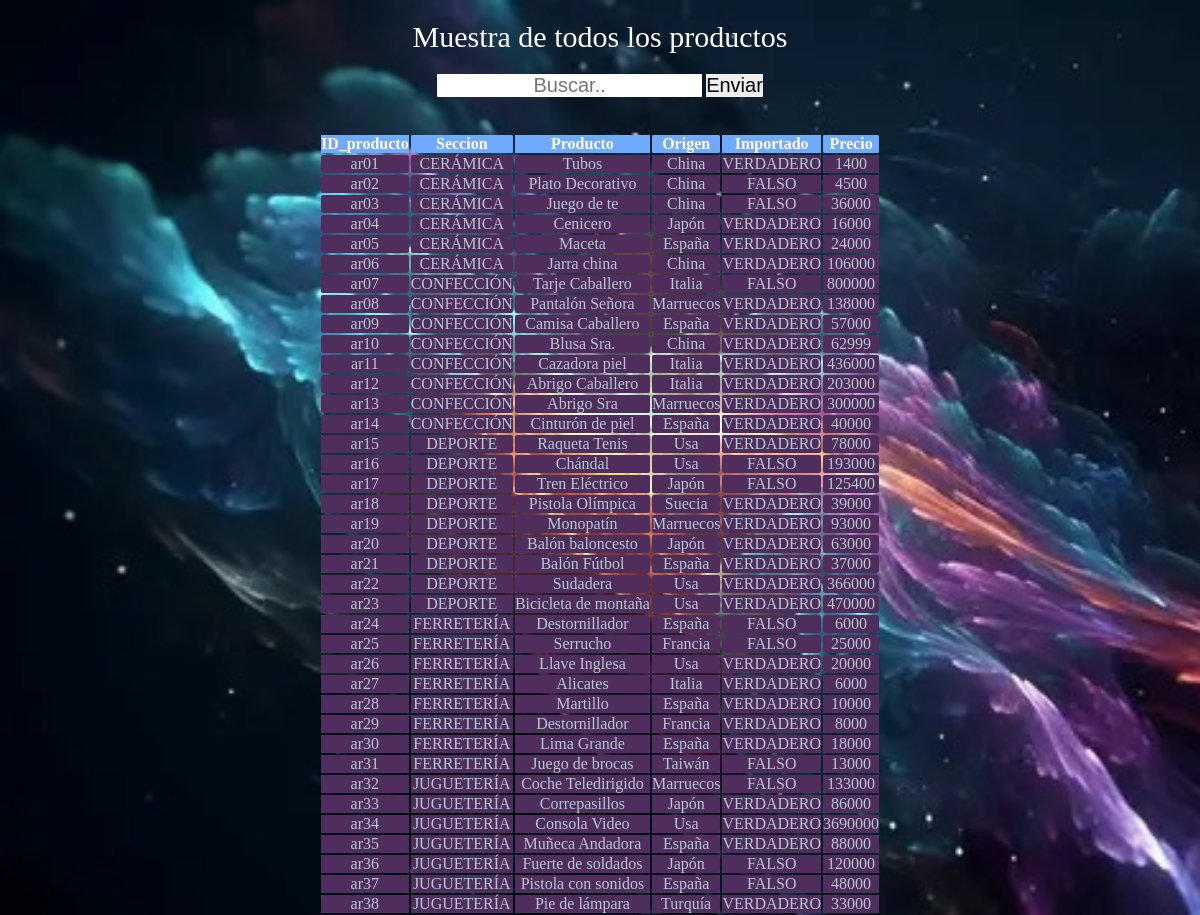
The page /parte1/paginas/mostrarUsu.php on the database its author committed.
### tables this page shows
CREATE TABLE `productos` (
  `id_producto` char(10) NOT NULL,
  `seccion` varchar(30) NOT NULL,
  `producto` varchar(30) NOT NULL,
  `origen` varchar(30) NOT NULL,
  `importado` varchar(20) NOT NULL,
  `precio` int(10) NOT NULL
);

### parte1/paginas/mostrarUsu.php (the view, shortened to what this page needs)
<!DOCTYPE html>
<html lang="en">
<head>
    <link rel="stylesheet" href="../estiloss/estilos.css?ver=1.1">
</head>
<body>
          <section>Muestra de todos los productos</section>
         <div class="main-contet">
                    <form class="form-search" method="get" action="busquedaPro.php">
                        <input type="text" name= "Buscar" placeholder="Buscar..">
                        <button type="submit">Enviar</button>
                    </form>
                    <br>
                    <br>
            </div>
            <?php
            require("conexionBD.php");
            $resultado = mysqli_query($conexion, "SELECT * FROM productos ");
            echo "<table> ";
                echo "<tr><th>ID_producto</th>";
                echo "<th>Seccion</th>";
                echo "<th>Producto</th>";
                echo "<th>Origen</th>";
                echo "<th>Importado</th>";
                echo "<th>Precio</th></tr>";
            while ($fila = mysqli_fetch_array($resultado, MYSQLI_ASSOC)) {
                echo "<tr>";
                echo "<td>".$fila['id_producto']."</td>";
                echo "<td>".$fila['seccion']."</td>";
                echo "<td>".$fila['producto']."</td>";
                echo "<td>".$fila['origen']."</td>";
                echo "<td>".$fila['importado']."</td>";
                echo "<td>".$fila['precio']."</td>";
                echo "</tr>";
            }
            echo "</table>";
?>
</body>
</html>

### parte1/estiloss/estilos.css (style rules this page uses)
* { padding: 0; margin: 0; border: 0; box-sizing: border-box; text-align: center; }
body { background-image: url(../imagenes/fondooo.jpg); background-repeat: no-repeat; background-size: cover; background-attachment: fixed; }
section { width: 90%; padding: 20px; color: white; margin: auto; font-family:cursive; text-align: center; font-size: 30px; }
table { margin: auto; }
table th:nth-child(even) { background-color:#6FAAFF; color: white ; }
table tr,th:nth-child(even) { background-color:#6FAAFF; border-radius: 2px; color: white ; }
table td,tr,th:nth-child(even) { background-color: rgb(79, 45, 92); font-family:cursive; border-radius: 2px; color:#B6C8D0; }
.form-search input { font-size: 20px; }
.form-search button { font-size: 20px; }

### rows shown on the page
productos: id_producto "ar01", seccion "CERÁMICA", producto "Tubos", origen "China", importado "VERDADERO", precio "1400"
productos: id_producto "ar02", seccion "CERÁMICA", producto "Plato Decorativo", origen "China", importado "FALSO", precio "4500"
productos: id_producto "ar03", seccion "CERÁMICA", producto "Juego de te", origen "China", importado "FALSO", precio "36000"
productos: id_producto "ar04", seccion "CERÁMICA", producto "Cenicero", origen "Japón", importado "VERDADERO", precio "16000"
productos: id_producto "ar05", seccion "CERÁMICA", producto "Maceta", origen "España", importado "VERDADERO", precio "24000"
productos: id_producto "ar06", seccion "CERÁMICA", producto "Jarra china", origen "China", importado "VERDADERO", precio "106000"
productos: id_producto "ar07", seccion "CONFECCIÓN", producto "Tarje Caballero", origen "Italia", importado "FALSO", precio "800000"
productos: id_producto "ar08", seccion "CONFECCIÓN", producto "Pantalón Señora", origen "Marruecos", importado "VERDADERO", precio "138000"
productos: id_producto "ar09", seccion "CONFECCIÓN", producto "Camisa Caballero", origen "España", importado "VERDADERO", precio "57000"
productos: id_producto "ar10", seccion "CONFECCIÓN", producto "Blusa Sra.", origen "China", importado "VERDADERO", precio "62999"
productos: id_producto "ar11", seccion "CONFECCIÓN", producto "Cazadora piel", origen "Italia", importado "VERDADERO", precio "436000"
productos: id_producto "ar12", seccion "CONFECCIÓN", producto "Abrigo Caballero", origen "Italia", importado "VERDADERO", precio "203000"
productos: id_producto "ar13", seccion "CONFECCIÓN", producto "Abrigo Sra", origen "Marruecos", importado "VERDADERO", precio "300000"
productos: id_producto "ar14", seccion "CONFECCIÓN", producto "Cinturón de piel", origen "España", importado "VERDADERO", precio "40000"
productos: id_producto "ar15", seccion "DEPORTE", producto "Raqueta Tenis", origen "Usa", importado "VERDADERO", precio "78000"
productos: id_producto "ar16", seccion "DEPORTE", producto "Chándal", origen "Usa", importado "FALSO", precio "193000"
productos: id_producto "ar17", seccion "DEPORTE", producto "Tren Eléctrico", origen "Japón", importado "FALSO", precio "125400"
productos: id_producto "ar18", seccion "DEPORTE", producto "Pistola Olímpica", origen "Suecia", importado "VERDADERO", precio "39000"
productos: id_producto "ar19", seccion "DEPORTE", producto "Monopatín", origen "Marruecos", importado "VERDADERO", precio "93000"
productos: id_producto "ar20", seccion "DEPORTE", producto "Balón baloncesto", origen "Japón", importado "VERDADERO", precio "63000"
productos: id_producto "ar21", seccion "DEPORTE", producto "Balón Fútbol", origen "España", importado "VERDADERO", precio "37000"
productos: id_producto "ar22", seccion "DEPORTE", producto "Sudadera", origen "Usa", importado "VERDADERO", precio "366000"
productos: id_producto "ar23", seccion "DEPORTE", producto "Bicicleta de montaña", origen "Usa", importado "VERDADERO", precio "470000"
productos: id_producto "ar24", seccion "FERRETERÍA", producto "Destornillador", origen "España", importado "FALSO", precio "6000"
productos: id_producto "ar25", seccion "FERRETERÍA", producto "Serrucho", origen "Francia", importado "FALSO", precio "25000"
productos: id_producto "ar26", seccion "FERRETERÍA", producto "Llave Inglesa", origen "Usa", importado "VERDADERO", precio "20000"
productos: id_producto "ar27", seccion "FERRETERÍA", producto "Alicates", origen "Italia", importado "VERDADERO", precio "6000"
productos: id_producto "ar28", seccion "FERRETERÍA", producto "Martillo", origen "España", importado "VERDADERO", precio "10000"
productos: id_producto "ar29", seccion "FERRETERÍA", producto "Destornillador", origen "Francia", importado "VERDADERO", precio "8000"
productos: id_producto "ar30", seccion "FERRETERÍA", producto "Lima Grande", origen "España", importado "VERDADERO", precio "18000"
productos: id_producto "ar31", seccion "FERRETERÍA", producto "Juego de brocas", origen "Taiwán", importado "FALSO", precio "13000"
productos: id_producto "ar32", seccion "JUGUETERÍA", producto "Coche Teledirigido", origen "Marruecos", importado "FALSO", precio "133000"
productos: id_producto "ar33", seccion "JUGUETERÍA", producto "Correpasillos", origen "Japón", importado "VERDADERO", precio "86000"
productos: id_producto "ar34", seccion "JUGUETERÍA", producto "Consola Video", origen "Usa", importado "VERDADERO", precio "3690000"
productos: id_producto "ar35", seccion "JUGUETERÍA", producto "Muñeca Andadora", origen "España", importado "VERDADERO", precio "88000"
productos: id_producto "ar36", seccion "JUGUETERÍA", producto "Fuerte de soldados", origen "Japón", importado "FALSO", precio "120000"
productos: id_producto "ar37", seccion "JUGUETERÍA", producto "Pistola con sonidos", origen "España", importado "FALSO", precio "48000"
productos: id_producto "ar38", seccion "JUGUETERÍA", producto "Pie de lámpara", origen "Turquía", importado "VERDADERO", precio "33000"
